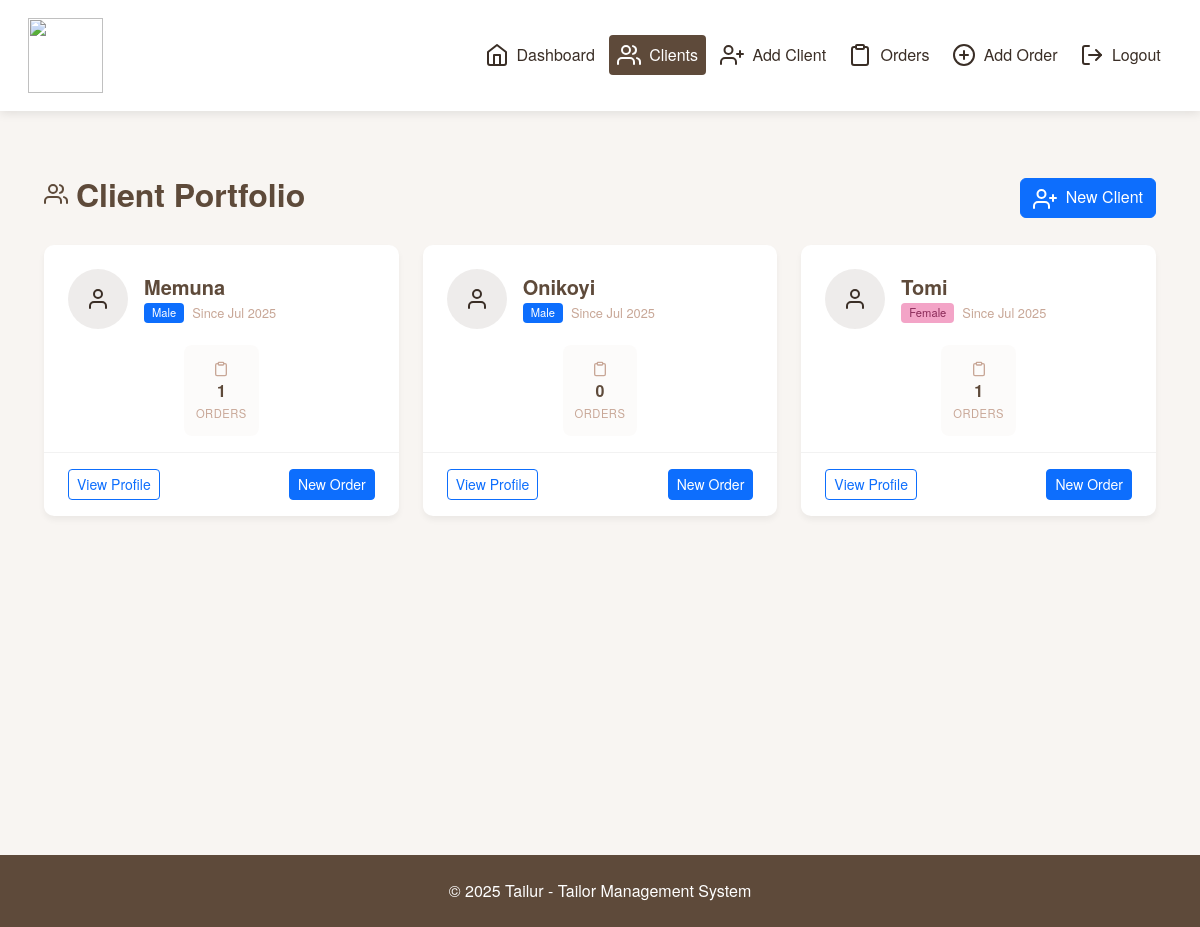
The app's page /clients/ (signed in) with its own data.
### main/models.py (models this page shows, shortened)
class Client(models.Model):
    user = models.ForeignKey(User, on_delete=models.CASCADE)  # tailor account
    name = models.CharField(max_length=100)
    phone = models.CharField(max_length=20)
    address = models.TextField(blank=True, null=True)
    gender = models.CharField(max_length=10, choices=[('Male', 'Male'), ('Female', 'Female')], default="Male")
    date_added = models.DateTimeField(auto_now_add=True)

### main/views.py (the view)
# urls.py: path('clients/', views.list_clients, name='list_clients'),  # List clients URL
@login_required
def list_clients(request):
    clients = Client.objects.filter(user=request.user)
    return render(request, 'list_clients.html', {'clients': clients})

### main/templates/list_clients.html (shortened to what this page needs)
{% extends "base.html" %}
{% load static %}
{% block content %}
<div class="clients-container">
    <div class="clients-header">
        <div class="d-flex justify-content-between align-items-center mb-4">
            <h2 class="clients-title">
                <i data-feather="users" class="me-2"></i>
                Client Portfolio
            </h2>
            <a href="{% url 'add_client' %}" class="btn btn-primary">
                <i data-feather="user-plus" class="me-1"></i> New Client
            </a>
        </div>
    </div>
    <div class="clients-list">
        {% if clients %}
        <div class="row">
            {% for client in clients %}
            <div class="col-md-6 col-lg-4 mb-4">
                <div class="client-card">
                    <div class="client-card-header">
                        <div class="client-avatar">
                            <i data-feather="user"></i>
                        </div>
                        <div class="client-info">
                            <h5 class="client-name">
                                <a href="{% url 'client_profile' client.id %}">{{ client.name|title }}</a>
                            </h5>
                            <div class="client-meta">
                                <span class="client-gender badge bg-{% if client.gender == 'Male' %}primary{% else %}pink{% endif %}">
                                    {{ client.gender }}
                                </span>
                                <span class="client-since">
                                    Since {{ client.date_added|date:"M Y" }}
                                </span>
                            </div>
                        </div>
                    </div>
                    <div class="client-card-body">
                        <div class="client-stats">
                            <div class="stat-item">
                                <i data-feather="clipboard" class="stat-icon"></i>
                                <span class="stat-value">{{ client.order_set.count }}</span>
                                <span class="stat-label">Orders</span>
                            </div>
                        </div>
                    </div>
                    <div class="client-card-footer">
                        <a href="{% url 'client_profile' client.id %}" class="btn btn-sm btn-outline-primary">
                            View Profile
                        </a>
                        <a href="{% url 'add_order' %}?client_id={{ client.id }}" class="btn btn-sm btn-primary">
                            New Order
                        </a>
                    </div>
                </div>
            </div>
            {% endfor %}
        </div>
        {% endif %}
    </div>
</div>
{% endblock %}

### main/templates/base.html (style rules this page uses)
:root { --primary-color: #5e4a3a; --secondary-color: #c8a797; --accent-color: #9d6b53; --light-color: #f8f5f2; --dark-color: #3a2e26; }
body { font-family: 'Helvetica Neue', Arial, sans-serif; background-color: var(--light-color); color: var(--dark-color); min-height: 100vh; display: flex; flex-direction: column; }

### main/templates/list_clients.html (style rules this page uses)
.clients-container { padding: 2rem; background-color: var(--light-color); min-height: calc(100vh - 120px); }
.clients-title { color: var(--primary-color); font-weight: 600; display: flex; align-items: center; }
.client-card { background: white; border-radius: 10px; box-shadow: 0 4px 6px rgba(0, 0, 0, 0.05); transition: transform 0.3s ease, box-shadow 0.3s ease; height: 100%; display: flex; flex-direction: column; }
.client-card-header { display: flex; align-items: center; padding: 1.5rem 1.5rem 0; }
.client-avatar { width: 60px; height: 60px; border-radius: 50%; background-color: rgba(94, 74, 58, 0.1); display: flex; align-items: center; justify-content: center; margin-right: 1rem; }
.client-name { color: var(--primary-color); font-weight: 600; margin-bottom: 0.25rem; }
.client-name a { color: inherit; text-decoration: none; }
.client-meta { display: flex; align-items: center; gap: 0.5rem; }
.client-gender { font-size: 0.7rem; font-weight: 500; padding: 0.25rem 0.5rem; border-radius: 4px; }
.client-gender.bg-pink { background-color: #f3a4c7 !important; color: #8a2a58; }
.client-since { font-size: 0.8rem; color: var(--secondary-color); }
.client-card-body { padding: 1rem 1.5rem; }
.client-stats { display: flex; justify-content: center; align-items: center; }
.stat-item { text-align: center; padding: 0.75rem; background-color: rgba(200, 167, 151, 0.05); border-radius: 8px; }
.stat-icon { width: 16px; height: 16px; color: var(--secondary-color); margin-bottom: 0.25rem; }
.stat-value { font-weight: 600; color: var(--primary-color); display: block; line-height: 1.2; }
.stat-label { font-size: 0.7rem; color: var(--secondary-color); text-transform: uppercase; letter-spacing: 0.5px; }
.client-card-footer { padding: 1rem 1.5rem; margin-top: auto; display: flex; justify-content: space-between; border-top: 1px solid rgba(0, 0, 0, 0.05); }

### records on screen
Client: name "Memuna", gender "Male", date_added "Jul 2025", order_set.count "1"
Client: name "Onikoyi", gender "Male", date_added "Jul 2025", order_set.count "0"
Client: name "Tomi", gender "Female", date_added "Jul 2025", order_set.count "1"
